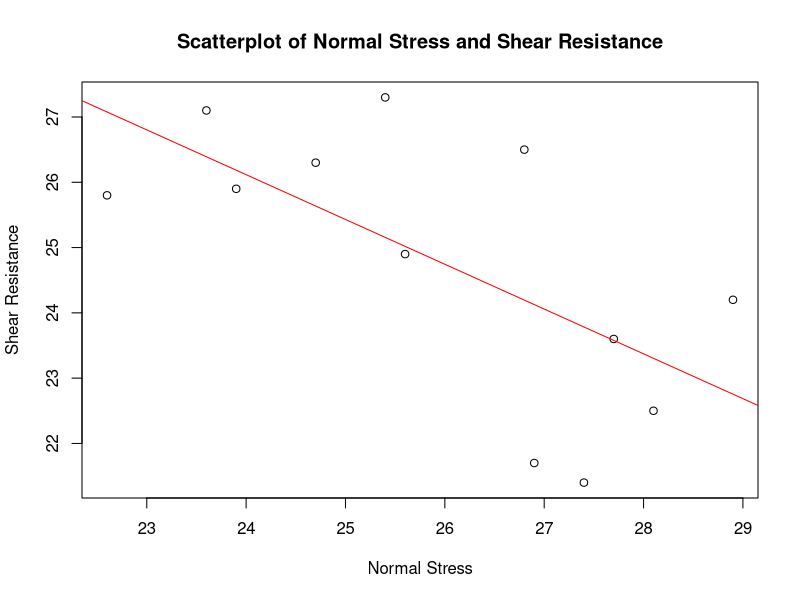
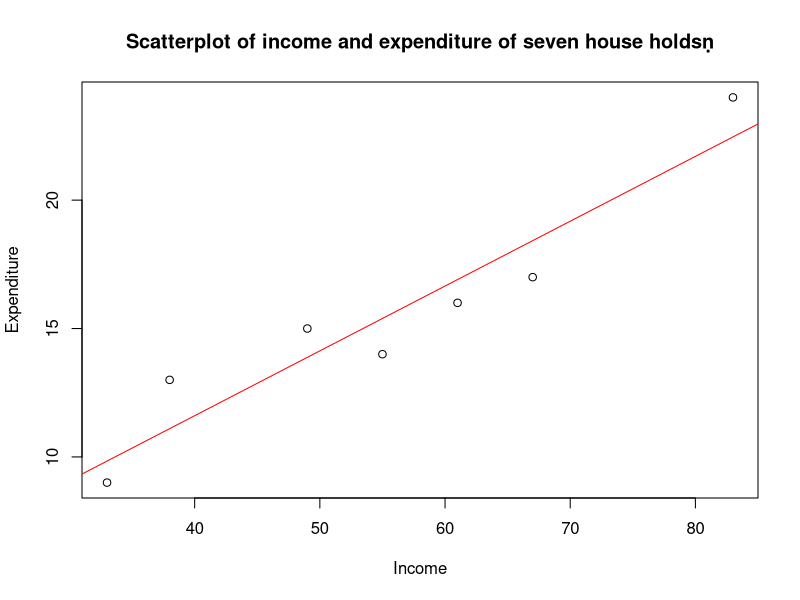

Source code (R) for these figures, in order:
#Liner Model Fitting
#lm(fitting_formula, dataframe)

#example:
df=data.frame(x=c(1,2,3,4,5), y=c(1,5,8,15,26))
#fit linear model 
linear_model= lm(y~x, data=df)
linear_model

#view summary of linear model 
summary(linear_model)

#1. given x = normal stress and y = shear resistance , make a data frame of it

a<-c(26.8,25.4,28.9,23.6,27.7,23.9,24.7,28.1,26.9,27.4,22.6,25.6)
b<-c(26.5,27.3,24.2,27.1,23.6,25.9,26.3,22.5,21.7,21.4,25.8,24.9)
df<-data.frame(a,b)
print (df)
linear_m1=lm(b~a,data=df)
print(linear_m1)

#using formula theory 
n=12
n1=sum(a)
n2=sum(b)
n3=sum(a*b)
n4=sum(a^2)

slope_m=(((n*n3)-n1*n2)/((n*n4)-(n1^2)))
print(slope_m)

y_intercept = (n2 - slope_m*(n1))/n
print(y_intercept)

#(A) Estimate shear resistance for a normal steress of 24.5

#b = slope_m*a + y_intercept
Shear_resistance = slope_m*24.5 + y_intercept
print(Shear_resistance)

#(b)Plot the data; does it appear that a simple linear
# regression will be a suitable model?

plot(a, b, xlab="Normal Stress", ylab="Shear Resistance", main="Scatterplot of Normal Stress and Shear Resistance")
abline(y_intercept,slope_m, col='Red')


#------------------------------------------------#

#Question 2 :
#The data on incomes and food expenditures of the seven households
#given in the following table
#let a1 be income nd b1 be food expenditure
income<-c(55,83,38,61,33,49,67)
expenditure<-c(14,24,13,16,9,15,17)
df1 <- data.frame(income,expenditure)
print(df1)

Linear_model1=lm(expenditure~income,data<-df1)
print(Linear_model1)

#using formula
num=7
num1=sum(income)
num2=sum(expenditure)
num3=sum(income*expenditure)
num4=sum(income^2)

slope_m1=(((num*num3)-(num1*num2))/((num*num4)-((num1)^2)))
print(slope_m1)

y_intercept1= ((num2)-slope_m1*(num1))/num
print(y_intercept1)

expenditure1 = slope_m1*59 + y_intercept1
print(expenditure1)

plot(income, expenditure, xlab="Income", ylab="Expenditure", main="Scatterplot of income and expenditure of seven house holdsṇ")

abline(y_intercept1, slope_m1, col="red")

